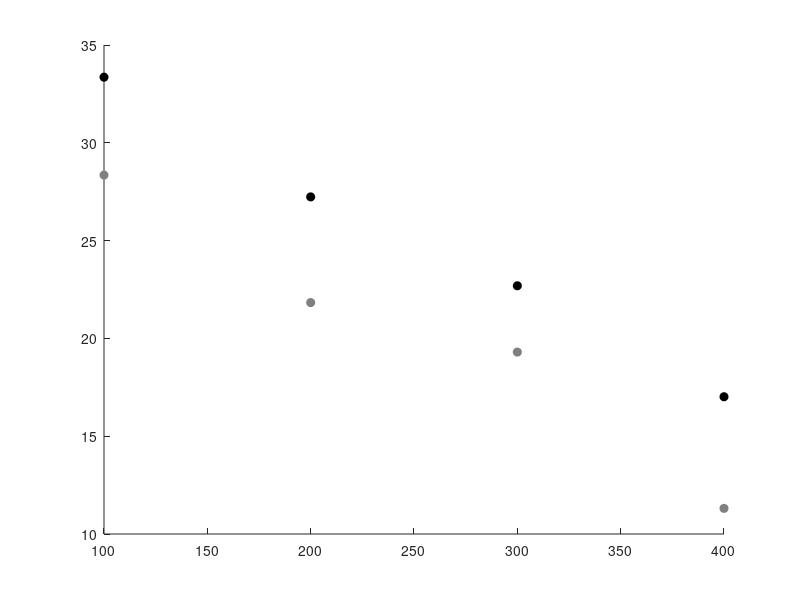
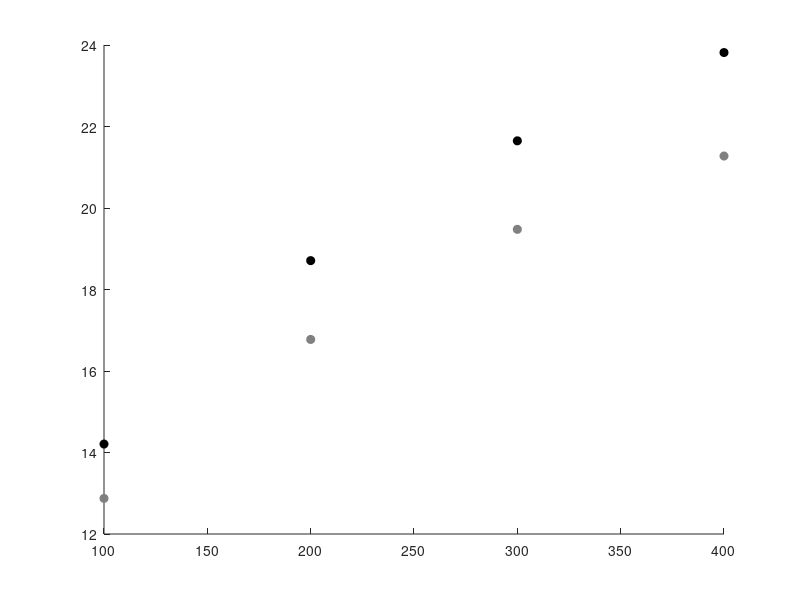

Write MATLAB code to recreate these figures, in order. (Note: this script raises an error after producing the figures.)
close all
clear all
clc

load('Fig4_1_Effect_of_curvature_data.mat')

figure(2)
hold on
plot(x_curve_radius,y_ttr_normal,'o',...
'MarkerFaceColor',[0.5,0.5,0.5],'MarkerEdgeColor',[0.5,0.5,0.5])

figure(2)
hold on
plot(x_curve_radius,y_ttr_sport,'o',...
'MarkerFaceColor',[0,0,0],'MarkerEdgeColor',[0,0,0])

figure(3)
hold on
plot(x_curve_radius,y_speed_curve_centre_normal,'o',...
        'MarkerFaceColor',[0.5,0.5,0.5],'MarkerEdgeColor',[0.5,0.5,0.5])
    
figure(3)
hold on
plot(x_curve_radius,y_speed_curve_centre_sport,'o',...
        'MarkerFaceColor',[0.0,0.0,0.0],'MarkerEdgeColor','k')
    
Fig4_1_Plotting_details
